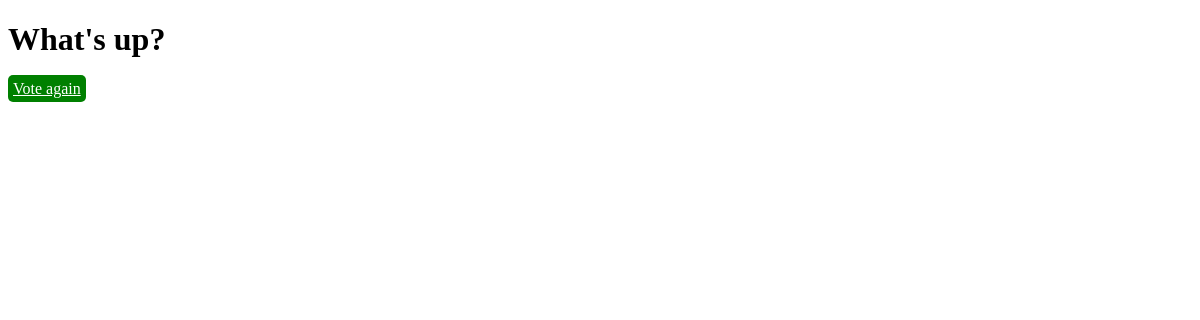
The app's page /polls/1/results/, older data.
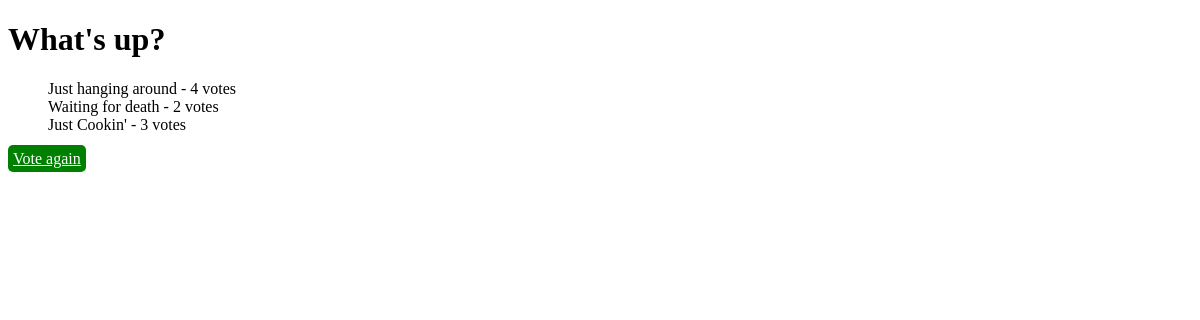
The same page, newer data.
### polls_app/models.py (models this page shows, shortened)
class Question(models.Model):
    question_text = models.CharField(max_length=200)
    pub_date = models.DateTimeField('date published')

class Choice(models.Model):
    question = models.ForeignKey(Question, on_delete=models.CASCADE)
    choice_text = models.CharField(max_length=200)
    votes = models.IntegerField(default=0)

### polls_app/views.py (the view)
# urls.py: path("<int:pk>/results/", views.ResultsView.as_view(), name="results"),
class ResultsView(generic.DetailView):
    model = Question
    template_name ="polls_app/results.html"

### polls_app/templates/polls_app/results.html
{% extends "polls_app/layout/base.html" %}
{% block content %}
<h1>{{ question.question_text }}</h1>
<ul>
  {% for choice in question.choice_set.all %}
  <li>
    {{ choice.choice_text }} - {{ choice.votes }} vote{{ choice.votes| pluralize }}
  </li>
  {% endfor %}
</ul>
<a href="{%  url 'polls_app:details' question.id %}" class="btn"> Vote again </a>
{% endblock %}

### polls_app/templates/polls_app/layout/base.html (shortened to what this page needs)
{% load static %}
<!DOCTYPE html>
<html lang="en">
<head>
    <link rel="stylesheet" href="{% static 'polls_app/style.css' %}" />
</head>
<body>
    {% block content %}
     {% endblock %}
</body>
</html>

### polls_app/static/polls_app/style.css (style rules this page uses)
.btn { background-color: green; padding: 5px; border-radius: 5px; color: white; }
ul { list-style-type: none; }

Row changes from the older to the newer data that the page shows:
added Choice: choice_text "Just hanging around", votes "4", votes|pluralize "s"
added Choice: choice_text "Waiting for death", votes "2", votes|pluralize "s"
added Choice: choice_text "Just Cookin'", votes "3", votes|pluralize "s"
